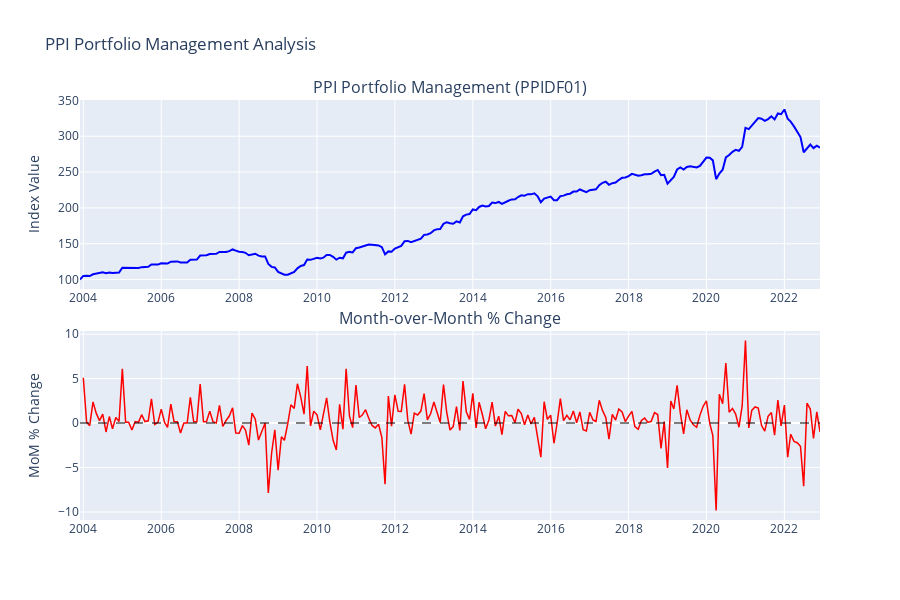

The notebook cell saved with this chart:
### Code cell
# Calculate MoM changes and visualize
if target is not None:
    target_enhanced = target.sort('date').with_columns([
        (pl.col('value').pct_change() * 100).alias('mom_pct')
    ])
    
    # Plot using plotly
    dates = target_enhanced['date'].to_list()
    values = target_enhanced['value'].to_list()
    mom_pct = target_enhanced['mom_pct'].to_list()
    
    # Create subplots
    fig = make_subplots(
        rows=2, cols=1,
        subplot_titles=('PPI Portfolio Management (PPIDF01)', 'Month-over-Month % Change'),
        vertical_spacing=0.1
    )
    
    # Add index value plot
    fig.add_trace(
        go.Scatter(
            x=dates, y=values,
            mode='lines',
            name='Index Value',
            line=dict(color='blue', width=2)
        ),
        row=1, col=1
    )
    
    # Add MoM % change plot
    fig.add_trace(
        go.Scatter(
            x=dates, y=mom_pct,
            mode='lines',
            name='MoM % Change',
            line=dict(color='red', width=1.5)
        ),
        row=2, col=1
    )
    
    # Add horizontal line at y=0 for MoM plot
    fig.add_hline(y=0, line_dash="dash", line_color="black", opacity=0.5, row=2, col=1)
    
    # Update layout
    fig.update_layout(
        height=600,
        title_text="PPI Portfolio Management Analysis",
        showlegend=False
    )
    
    # Update y-axis labels
    fig.update_yaxes(title_text="Index Value", row=1, col=1)
    fig.update_yaxes(title_text="MoM % Change", row=2, col=1)
    
    fig.show()
    
    # MoM statistics
    mom_stats = target_enhanced.select([
        pl.col('mom_pct').drop_nulls().mean().alias('mean_mom'),
        pl.col('mom_pct').drop_nulls().std().alias('std_mom'),
        pl.col('mom_pct').drop_nulls().min().alias('min_mom'),
        pl.col('mom_pct').drop_nulls().max().alias('max_mom')
    ])
    print("\nMoM % Change Statistics:")
    print(mom_stats)

### Figure 1 — Plotly figure (JSON) as saved in the notebook; plotly's stock layout.template omitted (floating-point values rounded to 4 significant figures; data arrays with more than 128 entries replaced by an {"elided": "..."} marker saying what was removed)
{"data": [{"line": {"color": "blue", "width": 2}, "mode": "lines", "name": "Index Value", "type": "scatter", "x": {"elided": "229 str values"}, "xaxis": "x", "y": {"elided": "229 float values"}, "yaxis": "y"}, {"line": {"color": "red", "width": 1.5}, "mode": "lines", "name": "MoM % Change", "type": "scatter", "x": {"elided": "229 str values"}, "xaxis": "x2", "y": {"elided": "229 float values"}, "yaxis": "y2"}], "layout": {"annotations": [{"font": {"size": 16}, "showarrow": false, "text": "PPI Portfolio Management (PPIDF01)", "x": 0.5, "xanchor": "center", "xref": "paper", "y": 1, "yanchor": "bottom", "yref": "paper"}, {"font": {"size": 16}, "showarrow": false, "text": "Month-over-Month % Change", "x": 0.5, "xanchor": "center", "xref": "paper", "y": 0.45, "yanchor": "bottom", "yref": "paper"}], "height": 600, "shapes": [{"line": {"color": "black", "dash": "dash"}, "opacity": 0.5, "type": "line", "x0": 0, "x1": 1, "xref": "x2 domain", "y0": 0, "y1": 0, "yref": "y2"}], "showlegend": false, "title": {"text": "PPI Portfolio Management Analysis"}, "xaxis": {"anchor": "y", "domain": [0, 1]}, "xaxis2": {"anchor": "y2", "domain": [0, 1]}, "yaxis": {"anchor": "x", "domain": [0.55, 1], "title": {"text": "Index Value"}}, "yaxis2": {"anchor": "x2", "domain": [0, 0.45], "title": {"text": "MoM % Change"}}}}
